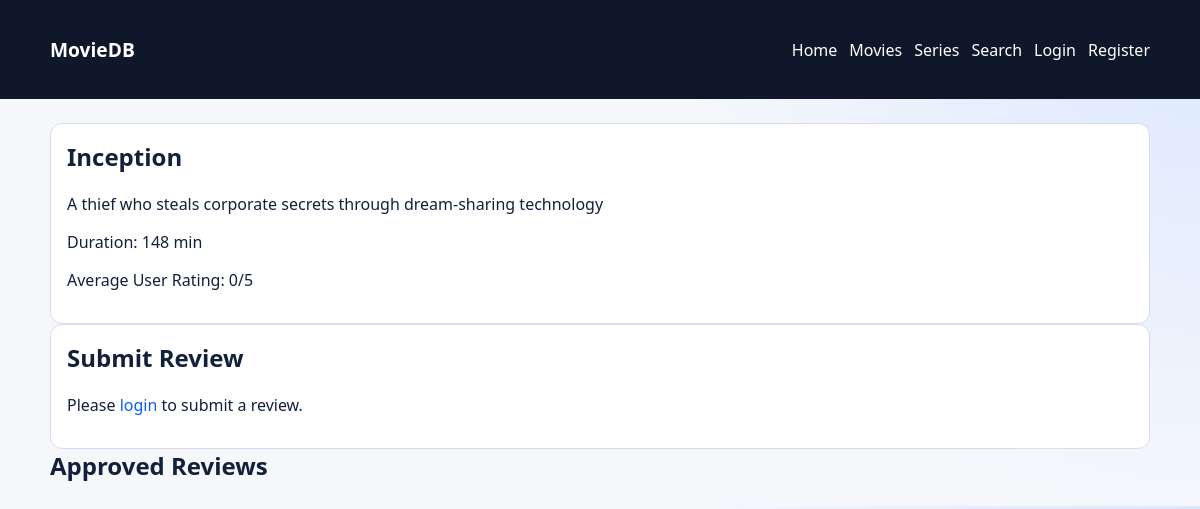
/public/movie-detail.php?id=1, run on the app's committed database.
### tables this page shows
CREATE TABLE movies (
    id INT PRIMARY KEY AUTO_INCREMENT,
    title VARCHAR(300) NOT NULL,
    description TEXT,
    duration_min INT NOT NULL,
    release_year INT,
    language VARCHAR(10),
    rating VARCHAR(10),
    imdb_score DECIMAL(3,1),
    poster_url TEXT,
    trailer_url TEXT,
    is_featured BOOLEAN DEFAULT FALSE,
    created_at TIMESTAMP DEFAULT CURRENT_TIMESTAMP
);

### app/config/database.php (called while the page is built, shortened)
<?php
function db(): PDO
{
    static $pdo = null;
    if ($pdo instanceof PDO) {
        return $pdo;
    }
    $dsn = sprintf('mysql:host=%s;port=%s;dbname=%s;charset=utf8mb4', DB_HOST, DB_PORT, DB_NAME);
    $pdo = new PDO($dsn, DB_USER, DB_PASS, [
        PDO::ATTR_ERRMODE => PDO::ERRMODE_EXCEPTION,
        PDO::ATTR_DEFAULT_FETCH_MODE => PDO::FETCH_ASSOC,
        PDO::ATTR_EMULATE_PREPARES => false,
    ]);
    return $pdo;
}

### app/repositories/movie_repository.php (called while the page is built, shortened)
<?php
require_once __DIR__ . '/../config/database.php';
function get_movie_by_id(int $id): ?array
{
    $stmt = db()->prepare('SELECT * FROM movies WHERE id = :id LIMIT 1');
    $stmt->execute(['id' => $id]);
    $movie = $stmt->fetch();
    return $movie ?: null;
}

### app/core/helpers.php (called while the page is built, shortened)
<?php
function e(string $value): string
{
    return htmlspecialchars($value, ENT_QUOTES, 'UTF-8');
}

### app/repositories/notification_repository.php (called while the page is built, shortened)
<?php
require_once __DIR__ . '/../config/database.php';
function get_review_notifications_by_target(string $targetType, int $targetId): array
{
    $stmt = db()->prepare(
        'SELECT n.*, u.username
         FROM notifications n
         JOIN users u ON u.id = n.user_id
         WHERE n.type = :type
         ORDER BY n.sent_at DESC'
    );
    $stmt->execute(['type' => 'recommendation']);
    $all = $stmt->fetchAll();
    $filtered = [];
    foreach ($all as $row) {
        $payload = json_decode((string)$row['message'], true);
        if (!is_array($payload)) {
            continue;
        }
        $row['payload'] = $payload;
        $filtered[] = $row;
    }
    return $filtered;
}

### app/services/review_service.php (called while the page is built, shortened)
<?php
require_once __DIR__ . '/../repositories/notification_repository.php';
function get_approved_reviews(string $targetType, int $targetId): array
{
    $reviews = get_review_notifications_by_target($targetType, $targetId);
    $approved = [];
    return $approved;
}
function get_average_rating(array $approvedReviews): float
{
    if (count($approvedReviews) === 0) {
        return 0.0;
    }
    $sum = 0;
    return round($sum / count($approvedReviews), 1);
}

### app/core/auth.php (called while the page is built, shortened)
<?php
function is_logged_in(): bool
{
    return isset($_SESSION['user']);
}

### public/movie-detail.php (the view, shortened to what this page needs)
<?php
require_once __DIR__ . '/../app/core/helpers.php';
require_once __DIR__ . '/../app/core/auth.php';
require_once __DIR__ . '/../app/repositories/movie_repository.php';
require_once __DIR__ . '/../app/services/review_service.php';
$id = (int)($_GET['id'] ?? 0);
$movie = get_movie_by_id($id);
$approvedReviews = get_approved_reviews('movie', $id);
$avg = get_average_rating($approvedReviews);
require_once __DIR__ . '/../app/views/partials/header.php';
require_once __DIR__ . '/../app/views/partials/navbar.php';
?>
<main class="container">
    <article class="card">
        <h1><?= e($movie['title']) ?></h1>
        <p><?= e((string)$movie['description']) ?></p>
        <p>Duration: <?= e((string)$movie['duration_min']) ?> min</p>
        <p>Average User Rating: <?= e((string)$avg) ?>/5</p>
    </article>
    <section class="card">
        <h2>Submit Review</h2>
        <?php if (is_logged_in()): ?>
            <form method="post" class="form-grid">
                <input type="hidden" name="_token" value="<?= e(csrf_token()) ?>">
                <label>Rating (1-5)</label>
                <input type="number" name="rating" min="1" max="5" required>
                <label>Review</label>
                <textarea name="text" rows="4" required></textarea>
                <button type="submit">Submit</button>
            </form>
        <?php else: ?>
            <p>Please <a href="login.php">login</a> to submit a review.</p>
        <?php endif; ?>
    </section>
    <section>
        <h2>Approved Reviews</h2>
    </section>
</main>
<?php require_once __DIR__ . '/../app/views/partials/footer.php'; ?>

### public/assets/css/base.css (style rules this page uses)
:root { --bg: #f5f7fb; --text: #12203a; --primary: #0b5fff; --surface: #ffffff; --muted: #6a7890; --ok: #1a8f4b; --danger: #b42318; --border: #d7ddeb; }
* { box-sizing: border-box; }
body { margin: 0; font-family: "Segoe UI", Tahoma, sans-serif; color: var(--text); background: radial-gradient(circle at top right, #dce8ff 0%, var(--bg) 40%); }
a { color: var(--primary); text-decoration: none; }
h1, h2, h3 { margin-top: 0; }

### public/assets/css/layout.css (style rules this page uses)
.container { width: min(1100px, 92%); margin: 24px auto; }

### public/assets/css/components.css (style rules this page uses)
.card { background: var(--surface); border: 1px solid var(--border); border-radius: 12px; padding: 16px; }

### data on the page
movies: title "Inception", description "A thief who steals corporate secrets through dream-sharing technology", duration_min "148"

### other printed values
$avg "0"
